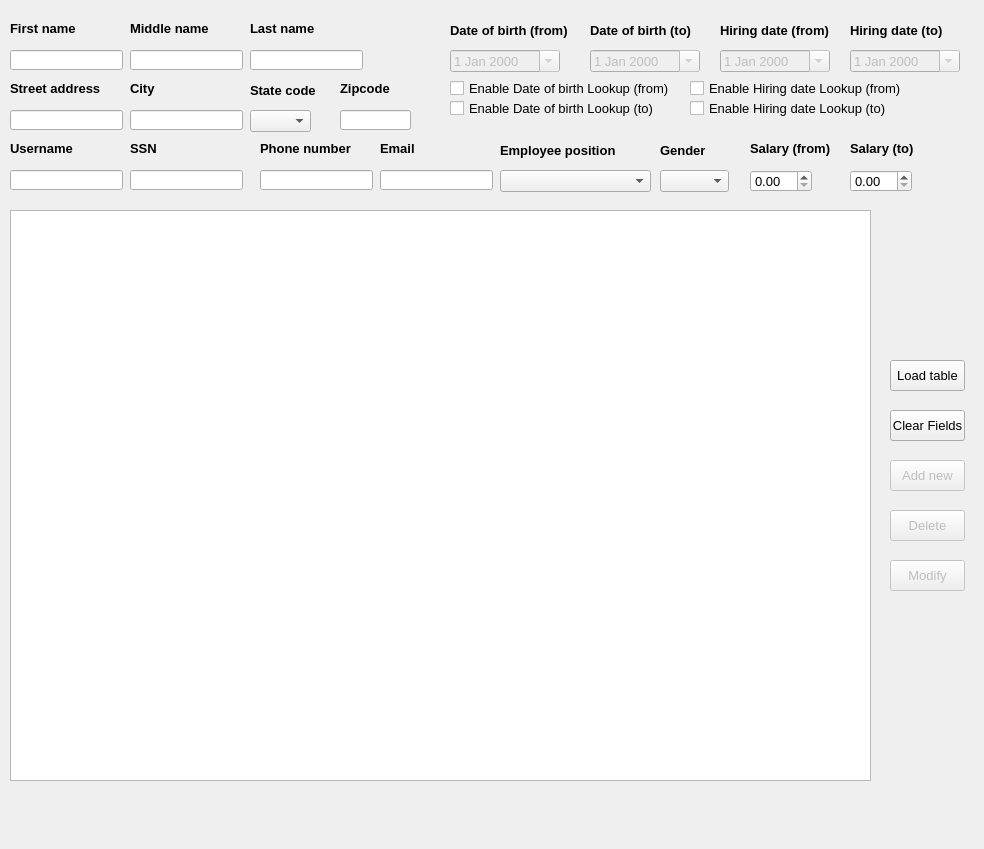
<?xml version="1.0" encoding="UTF-8"?>
<ui version="4.0">
 <class>EmployeesForm</class>
 <widget class="QMainWindow" name="EmployeesForm">
  <property name="geometry">
   <rect>
    <x>0</x>
    <y>0</y>
    <width>984</width>
    <height>849</height>
   </rect>
  </property>
  <property name="font">
   <font>
    <pointsize>10</pointsize>
   </font>
  </property>
  <property name="windowTitle">
   <string>Employees</string>
  </property>
  <property name="windowIcon">
   <iconset resource="MyResources.qrc">
    <normaloff>:/Images/employee pic.png</normaloff>:/Images/employee pic.png</iconset>
  </property>
  <widget class="QWidget" name="centralwidget">
   <widget class="QLineEdit" name="ledLastName">
    <property name="geometry">
     <rect>
      <x>250</x>
      <y>50</y>
      <width>113</width>
      <height>20</height>
     </rect>
    </property>
    <property name="text">
     <string/>
    </property>
   </widget>
   <widget class="QDateEdit" name="dedHiringDateTo">
    <property name="enabled">
     <bool>false</bool>
    </property>
    <property name="geometry">
     <rect>
      <x>850</x>
      <y>50</y>
      <width>110</width>
      <height>22</height>
     </rect>
    </property>
    <property name="calendarPopup">
     <bool>true</bool>
    </property>
   </widget>
   <widget class="QComboBox" name="cbxEmployeePosition">
    <property name="geometry">
     <rect>
      <x>500</x>
      <y>170</y>
      <width>151</width>
      <height>22</height>
     </rect>
    </property>
   </widget>
   <widget class="QLabel" name="label_11">
    <property name="geometry">
     <rect>
      <x>720</x>
      <y>20</y>
      <width>131</width>
      <height>21</height>
     </rect>
    </property>
    <property name="font">
     <font>
      <pointsize>10</pointsize>
      <weight>75</weight>
      <bold>true</bold>
     </font>
    </property>
    <property name="text">
     <string>Hiring date (from)</string>
    </property>
    <property name="wordWrap">
     <bool>true</bool>
    </property>
   </widget>
   <widget class="QLineEdit" name="ledUsername">
    <property name="geometry">
     <rect>
      <x>10</x>
      <y>170</y>
      <width>113</width>
      <height>20</height>
     </rect>
    </property>
    <property name="text">
     <string/>
    </property>
   </widget>
   <widget class="QLabel" name="label_10">
    <property name="geometry">
     <rect>
      <x>500</x>
      <y>140</y>
      <width>131</width>
      <height>21</height>
     </rect>
    </property>
    <property name="font">
     <font>
      <pointsize>10</pointsize>
      <weight>75</weight>
      <bold>true</bold>
     </font>
    </property>
    <property name="text">
     <string>Employee position</string>
    </property>
    <property name="wordWrap">
     <bool>true</bool>
    </property>
   </widget>
   <widget class="QLabel" name="label_15">
    <property name="geometry">
     <rect>
      <x>130</x>
      <y>80</y>
      <width>71</width>
      <height>16</height>
     </rect>
    </property>
    <property name="font">
     <font>
      <pointsize>10</pointsize>
      <weight>75</weight>
      <bold>true</bold>
     </font>
    </property>
    <property name="text">
     <string>City</string>
    </property>
    <property name="wordWrap">
     <bool>true</bool>
    </property>
   </widget>
   <widget class="QLabel" name="label_4">
    <property name="geometry">
     <rect>
      <x>450</x>
      <y>20</y>
      <width>141</width>
      <height>21</height>
     </rect>
    </property>
    <property name="font">
     <font>
      <pointsize>10</pointsize>
      <weight>75</weight>
      <bold>true</bold>
     </font>
    </property>
    <property name="text">
     <string>Date of birth (from)</string>
    </property>
    <property name="wordWrap">
     <bool>true</bool>
    </property>
   </widget>
   <widget class="QLineEdit" name="ledFirstName">
    <property name="geometry">
     <rect>
      <x>10</x>
      <y>50</y>
      <width>113</width>
      <height>20</height>
     </rect>
    </property>
    <property name="text">
     <string/>
    </property>
   </widget>
   <widget class="QLabel" name="label_12">
    <property name="geometry">
     <rect>
      <x>850</x>
      <y>20</y>
      <width>121</width>
      <height>21</height>
     </rect>
    </property>
    <property name="font">
     <font>
      <pointsize>10</pointsize>
      <weight>75</weight>
      <bold>true</bold>
     </font>
    </property>
    <property name="text">
     <string>Hiring date (to)</string>
    </property>
    <property name="wordWrap">
     <bool>true</bool>
    </property>
   </widget>
   <widget class="QLabel" name="label_16">
    <property name="geometry">
     <rect>
      <x>340</x>
      <y>80</y>
      <width>61</width>
      <height>16</height>
     </rect>
    </property>
    <property name="font">
     <font>
      <pointsize>10</pointsize>
      <weight>75</weight>
      <bold>true</bold>
     </font>
    </property>
    <property name="text">
     <string>Zipcode</string>
    </property>
    <property name="wordWrap">
     <bool>true</bool>
    </property>
   </widget>
   <widget class="QLabel" name="label_3">
    <property name="geometry">
     <rect>
      <x>250</x>
      <y>20</y>
      <width>91</width>
      <height>16</height>
     </rect>
    </property>
    <property name="font">
     <font>
      <pointsize>10</pointsize>
      <weight>75</weight>
      <bold>true</bold>
     </font>
    </property>
    <property name="text">
     <string>Last name</string>
    </property>
    <property name="wordWrap">
     <bool>true</bool>
    </property>
   </widget>
   <widget class="QLineEdit" name="ledEmail">
    <property name="geometry">
     <rect>
      <x>380</x>
      <y>170</y>
      <width>113</width>
      <height>20</height>
     </rect>
    </property>
    <property name="text">
     <string/>
    </property>
   </widget>
   <widget class="QLineEdit" name="ledMiddleName">
    <property name="geometry">
     <rect>
      <x>130</x>
      <y>50</y>
      <width>113</width>
      <height>20</height>
     </rect>
    </property>
    <property name="text">
     <string/>
    </property>
   </widget>
   <widget class="QDateEdit" name="dedDobTo">
    <property name="enabled">
     <bool>false</bool>
    </property>
    <property name="geometry">
     <rect>
      <x>590</x>
      <y>50</y>
      <width>110</width>
      <height>22</height>
     </rect>
    </property>
    <property name="calendarPopup">
     <bool>true</bool>
    </property>
   </widget>
   <widget class="QCheckBox" name="chkDobTo">
    <property name="geometry">
     <rect>
      <x>450</x>
      <y>100</y>
      <width>211</width>
      <height>17</height>
     </rect>
    </property>
    <property name="text">
     <string>Enable Date of birth Lookup (to)</string>
    </property>
   </widget>
   <widget class="QComboBox" name="cbxGender">
    <property name="geometry">
     <rect>
      <x>660</x>
      <y>170</y>
      <width>69</width>
      <height>22</height>
     </rect>
    </property>
   </widget>
   <widget class="QLabel" name="label_7">
    <property name="geometry">
     <rect>
      <x>660</x>
      <y>140</y>
      <width>61</width>
      <height>21</height>
     </rect>
    </property>
    <property name="font">
     <font>
      <pointsize>10</pointsize>
      <weight>75</weight>
      <bold>true</bold>
     </font>
    </property>
    <property name="text">
     <string>Gender</string>
    </property>
    <property name="wordWrap">
     <bool>true</bool>
    </property>
   </widget>
   <widget class="QDateEdit" name="dedDobFrom">
    <property name="enabled">
     <bool>false</bool>
    </property>
    <property name="geometry">
     <rect>
      <x>450</x>
      <y>50</y>
      <width>110</width>
      <height>22</height>
     </rect>
    </property>
    <property name="calendarPopup">
     <bool>true</bool>
    </property>
   </widget>
   <widget class="QCheckBox" name="chkHiringDateTo">
    <property name="geometry">
     <rect>
      <x>690</x>
      <y>100</y>
      <width>201</width>
      <height>17</height>
     </rect>
    </property>
    <property name="text">
     <string>Enable Hiring date Lookup (to)</string>
    </property>
   </widget>
   <widget class="QComboBox" name="cbxStateCode">
    <property name="geometry">
     <rect>
      <x>250</x>
      <y>110</y>
      <width>61</width>
      <height>22</height>
     </rect>
    </property>
   </widget>
   <widget class="QCheckBox" name="chkDobFrom">
    <property name="geometry">
     <rect>
      <x>450</x>
      <y>80</y>
      <width>221</width>
      <height>17</height>
     </rect>
    </property>
    <property name="text">
     <string>Enable Date of birth Lookup (from)</string>
    </property>
   </widget>
   <widget class="MyLineEdit" name="ledPhone">
    <property name="geometry">
     <rect>
      <x>260</x>
      <y>170</y>
      <width>113</width>
      <height>20</height>
     </rect>
    </property>
    <property name="text">
     <string/>
    </property>
   </widget>
   <widget class="QLabel" name="label_14">
    <property name="geometry">
     <rect>
      <x>260</x>
      <y>140</y>
      <width>101</width>
      <height>16</height>
     </rect>
    </property>
    <property name="font">
     <font>
      <pointsize>10</pointsize>
      <weight>75</weight>
      <bold>true</bold>
     </font>
    </property>
    <property name="text">
     <string>Phone number</string>
    </property>
    <property name="wordWrap">
     <bool>true</bool>
    </property>
   </widget>
   <widget class="QLineEdit" name="ledZipcode">
    <property name="geometry">
     <rect>
      <x>340</x>
      <y>110</y>
      <width>71</width>
      <height>20</height>
     </rect>
    </property>
    <property name="text">
     <string/>
    </property>
   </widget>
   <widget class="QLabel" name="label_5">
    <property name="geometry">
     <rect>
      <x>590</x>
      <y>20</y>
      <width>131</width>
      <height>21</height>
     </rect>
    </property>
    <property name="font">
     <font>
      <pointsize>10</pointsize>
      <weight>75</weight>
      <bold>true</bold>
     </font>
    </property>
    <property name="text">
     <string>Date of birth (to)</string>
    </property>
    <property name="wordWrap">
     <bool>true</bool>
    </property>
   </widget>
   <widget class="QLineEdit" name="ledStreetAddress">
    <property name="geometry">
     <rect>
      <x>10</x>
      <y>110</y>
      <width>113</width>
      <height>20</height>
     </rect>
    </property>
    <property name="text">
     <string/>
    </property>
   </widget>
   <widget class="QDateEdit" name="dedHiringDateFrom">
    <property name="enabled">
     <bool>false</bool>
    </property>
    <property name="geometry">
     <rect>
      <x>720</x>
      <y>50</y>
      <width>110</width>
      <height>22</height>
     </rect>
    </property>
    <property name="calendarPopup">
     <bool>true</bool>
    </property>
   </widget>
   <widget class="QLabel" name="label_8">
    <property name="geometry">
     <rect>
      <x>10</x>
      <y>80</y>
      <width>111</width>
      <height>16</height>
     </rect>
    </property>
    <property name="font">
     <font>
      <pointsize>10</pointsize>
      <weight>75</weight>
      <bold>true</bold>
     </font>
    </property>
    <property name="text">
     <string>Street address</string>
    </property>
    <property name="wordWrap">
     <bool>true</bool>
    </property>
   </widget>
   <widget class="QLabel" name="label_6">
    <property name="geometry">
     <rect>
      <x>250</x>
      <y>80</y>
      <width>71</width>
      <height>21</height>
     </rect>
    </property>
    <property name="font">
     <font>
      <pointsize>10</pointsize>
      <weight>75</weight>
      <bold>true</bold>
     </font>
    </property>
    <property name="text">
     <string>State code</string>
    </property>
    <property name="wordWrap">
     <bool>true</bool>
    </property>
   </widget>
   <widget class="QLabel" name="label_9">
    <property name="geometry">
     <rect>
      <x>10</x>
      <y>140</y>
      <width>81</width>
      <height>16</height>
     </rect>
    </property>
    <property name="font">
     <font>
      <pointsize>10</pointsize>
      <weight>75</weight>
      <bold>true</bold>
     </font>
    </property>
    <property name="text">
     <string>Username</string>
    </property>
    <property name="wordWrap">
     <bool>true</bool>
    </property>
   </widget>
   <widget class="QLabel" name="label">
    <property name="geometry">
     <rect>
      <x>10</x>
      <y>20</y>
      <width>81</width>
      <height>16</height>
     </rect>
    </property>
    <property name="font">
     <font>
      <pointsize>10</pointsize>
      <weight>75</weight>
      <bold>true</bold>
     </font>
    </property>
    <property name="text">
     <string>First name</string>
    </property>
    <property name="wordWrap">
     <bool>true</bool>
    </property>
   </widget>
   <widget class="QLabel" name="label_2">
    <property name="geometry">
     <rect>
      <x>130</x>
      <y>20</y>
      <width>91</width>
      <height>16</height>
     </rect>
    </property>
    <property name="font">
     <font>
      <pointsize>10</pointsize>
      <weight>75</weight>
      <bold>true</bold>
     </font>
    </property>
    <property name="text">
     <string>Middle name</string>
    </property>
    <property name="wordWrap">
     <bool>true</bool>
    </property>
   </widget>
   <widget class="QCheckBox" name="chkHiringDateFrom">
    <property name="geometry">
     <rect>
      <x>690</x>
      <y>80</y>
      <width>221</width>
      <height>17</height>
     </rect>
    </property>
    <property name="text">
     <string>Enable Hiring date Lookup (from)</string>
    </property>
   </widget>
   <widget class="QLineEdit" name="ledCity">
    <property name="geometry">
     <rect>
      <x>130</x>
      <y>110</y>
      <width>113</width>
      <height>20</height>
     </rect>
    </property>
    <property name="text">
     <string/>
    </property>
   </widget>
   <widget class="QLabel" name="label_45">
    <property name="geometry">
     <rect>
      <x>380</x>
      <y>140</y>
      <width>61</width>
      <height>16</height>
     </rect>
    </property>
    <property name="font">
     <font>
      <pointsize>10</pointsize>
      <weight>75</weight>
      <bold>true</bold>
     </font>
    </property>
    <property name="text">
     <string>Email</string>
    </property>
    <property name="wordWrap">
     <bool>true</bool>
    </property>
   </widget>
   <widget class="QTableView" name="tvwTable">
    <property name="geometry">
     <rect>
      <x>10</x>
      <y>210</y>
      <width>861</width>
      <height>571</height>
     </rect>
    </property>
   </widget>
   <widget class="QPushButton" name="pbtDelete">
    <property name="enabled">
     <bool>false</bool>
    </property>
    <property name="geometry">
     <rect>
      <x>890</x>
      <y>510</y>
      <width>75</width>
      <height>31</height>
     </rect>
    </property>
    <property name="text">
     <string>Delete</string>
    </property>
   </widget>
   <widget class="QPushButton" name="pbtLoadTable">
    <property name="geometry">
     <rect>
      <x>890</x>
      <y>360</y>
      <width>75</width>
      <height>31</height>
     </rect>
    </property>
    <property name="text">
     <string>Load table</string>
    </property>
   </widget>
   <widget class="QPushButton" name="pbtClearFields">
    <property name="enabled">
     <bool>true</bool>
    </property>
    <property name="geometry">
     <rect>
      <x>890</x>
      <y>410</y>
      <width>75</width>
      <height>31</height>
     </rect>
    </property>
    <property name="text">
     <string>Clear Fields</string>
    </property>
   </widget>
   <widget class="QPushButton" name="pbtModify">
    <property name="enabled">
     <bool>false</bool>
    </property>
    <property name="geometry">
     <rect>
      <x>890</x>
      <y>560</y>
      <width>75</width>
      <height>31</height>
     </rect>
    </property>
    <property name="text">
     <string>Modify</string>
    </property>
   </widget>
   <widget class="QPushButton" name="pbtAddNew">
    <property name="enabled">
     <bool>false</bool>
    </property>
    <property name="geometry">
     <rect>
      <x>890</x>
      <y>460</y>
      <width>75</width>
      <height>31</height>
     </rect>
    </property>
    <property name="text">
     <string>Add new</string>
    </property>
   </widget>
   <widget class="QLabel" name="label_17">
    <property name="geometry">
     <rect>
      <x>130</x>
      <y>140</y>
      <width>81</width>
      <height>16</height>
     </rect>
    </property>
    <property name="font">
     <font>
      <pointsize>10</pointsize>
      <weight>75</weight>
      <bold>true</bold>
     </font>
    </property>
    <property name="text">
     <string>SSN</string>
    </property>
    <property name="wordWrap">
     <bool>true</bool>
    </property>
   </widget>
   <widget class="MyLineEdit" name="ledSSN">
    <property name="geometry">
     <rect>
      <x>130</x>
      <y>170</y>
      <width>113</width>
      <height>20</height>
     </rect>
    </property>
    <property name="text">
     <string/>
    </property>
   </widget>
   <widget class="QLabel" name="label_18">
    <property name="geometry">
     <rect>
      <x>750</x>
      <y>140</y>
      <width>101</width>
      <height>16</height>
     </rect>
    </property>
    <property name="font">
     <font>
      <pointsize>10</pointsize>
      <weight>75</weight>
      <bold>true</bold>
     </font>
    </property>
    <property name="text">
     <string>Salary (from)</string>
    </property>
    <property name="wordWrap">
     <bool>true</bool>
    </property>
   </widget>
   <widget class="QLabel" name="label_19">
    <property name="geometry">
     <rect>
      <x>850</x>
      <y>140</y>
      <width>81</width>
      <height>16</height>
     </rect>
    </property>
    <property name="font">
     <font>
      <pointsize>10</pointsize>
      <weight>75</weight>
      <bold>true</bold>
     </font>
    </property>
    <property name="text">
     <string>Salary (to)</string>
    </property>
    <property name="wordWrap">
     <bool>true</bool>
    </property>
   </widget>
   <widget class="QDoubleSpinBox" name="dsbSalaryFrom">
    <property name="geometry">
     <rect>
      <x>750</x>
      <y>170</y>
      <width>62</width>
      <height>22</height>
     </rect>
    </property>
    <property name="maximum">
     <double>999.990000000000009</double>
    </property>
   </widget>
   <widget class="QDoubleSpinBox" name="dsbSalaryTo">
    <property name="geometry">
     <rect>
      <x>850</x>
      <y>170</y>
      <width>62</width>
      <height>22</height>
     </rect>
    </property>
    <property name="maximum">
     <double>999.990000000000009</double>
    </property>
   </widget>
  </widget>
  <widget class="QMenuBar" name="menubar">
   <property name="geometry">
    <rect>
     <x>0</x>
     <y>0</y>
     <width>984</width>
     <height>21</height>
    </rect>
   </property>
  </widget>
  <widget class="QStatusBar" name="statusbar">
   <property name="sizeGripEnabled">
    <bool>false</bool>
   </property>
  </widget>
 </widget>
 <customwidgets>
  <customwidget>
   <class>MyLineEdit</class>
   <extends>QLineEdit</extends>
   <header>mylineedit.h</header>
  </customwidget>
 </customwidgets>
 <resources>
  <include location="MyResources.qrc"/>
 </resources>
 <connections/>
</ui>
